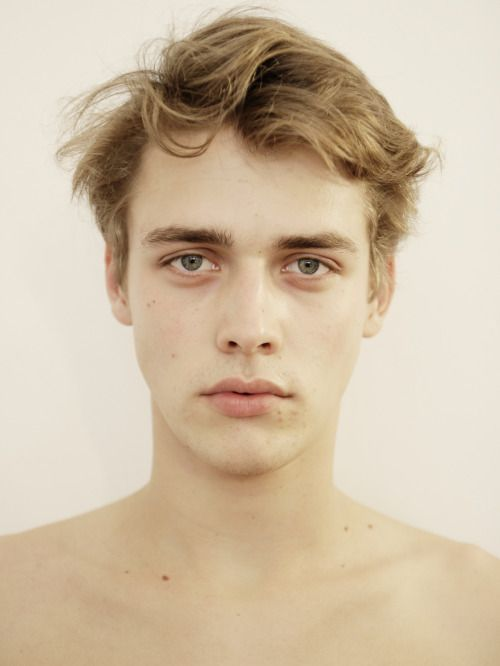
#> input picture Face-Detection-With-Cam/face.jpg, 500 x 666 px
$ python face_detection_with_cam.py
#> lines starting #> are read from the running program, lines starting #| are printed output that depends on the picture
import numpy as np
import cv2

detector = cv2.CascadeClassifier('C:\Program Files (x86)\opencv-master\data\haarcascades\haarcascade_frontalface_default.xml')
cap = cv2.VideoCapture(0)
image = cv2.imread('face.jpg')
#> image is the input picture: shape (666, 500, 3); mean B, G, R 164.3, 189, 207.2

def face_detector(img):
    gray = cv2.cvtColor(img, cv2.COLOR_BGR2GRAY)
    faces = detector.detectMultiScale(gray, 1.3, 5)
    if faces is None:
        return
    # for (x, y, w, h) in faces:
    #     cropped_face = img[y:y+h, x:x+w]
    return faces
while True:
    ret, img = cap.read()
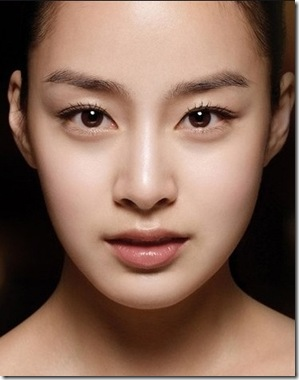
#> input picture Face-Detection-Image/face.jfif, 299 x 380 px, given in place of the camera
#> img is the input picture: shape (380, 299, 3); mean B, G, R 89.3, 104.9, 136.1
    faces = face_detector(img)
#> in face_detector, `gray = cv2.cvtColor(img, cv2.COLOR_BGR2GRAY)`:
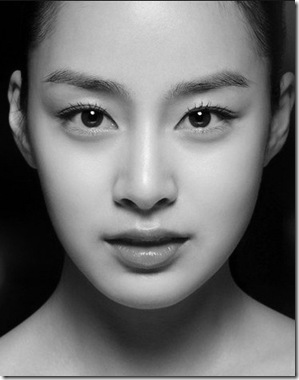
#> gray: shape (380, 299); min 0, max 255, mean 112.4
#> in face_detector, `faces = detector.detectMultiScale(gray, 1.3, 5)`: faces = [[17, 30, 255, 255]]
#> faces = [[17, 30, 255, 255]]
    cropped_face = face_detector(image)
#> in face_detector (call 2), `gray = cv2.cvtColor(img, cv2.COLOR_BGR2GRAY)`:
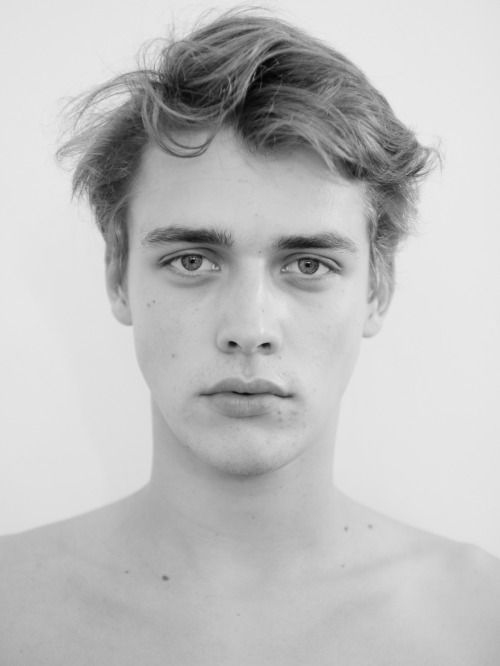
#> gray: shape (666, 500); min 1, max 237, mean 191.6
#> in face_detector (call 2), `faces = detector.detectMultiScale(gray, 1.3, 5)`: faces = [[77, 130, 343, 343]]
#> cropped_face = [[77, 130, 343, 343]]

    if cropped_face is None or (cropped_face is not None and len(cropped_face) != 1):
        cropped_face = image
    # if face_detector(image) is not None and len(face_detector(image) != 1):
    #     cropped_face = image
    else:
        for (x, y, w, h) in cropped_face:
            cropped_face = image[y:y + h, x:x + w]
#> this loop made 1 pass
#> pass 1, `cropped_face = image[y:y + h, x:x + w]`:
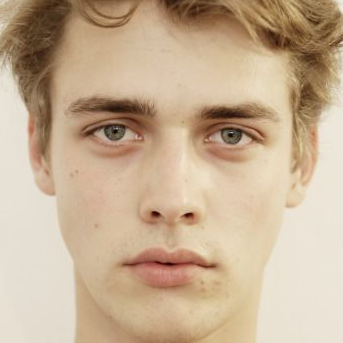
#> cropped_face: shape (343, 343, 3); mean B, G, R 147.8, 175, 198.8

    for (x, y, w, h) in faces:
        cv2.rectangle(img, (x, y), (x + w, y + h), (255,255,255), 2)
        face_img = cv2.resize(cropped_face, (w, h), interpolation=cv2.INTER_AREA)
        img[y:y+h, x:x+w] = face_img
#> this loop made 1 pass
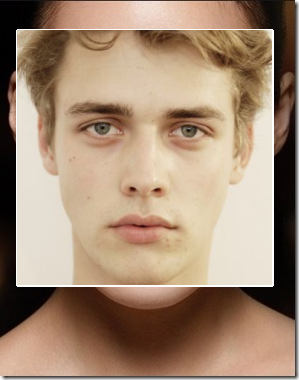
#> img: shape (380, 299, 3); mean B, G, R 116.4, 138.4, 163.7
    cv2.imshow('cropped', cropped_face)
    cv2.imshow('frame', img)
    if cv2.waitKey(1) & 0xFF == ord('q'):
#> (key q is pressed here)
        break

cap.release()
cv2.destroyAllWindows()
